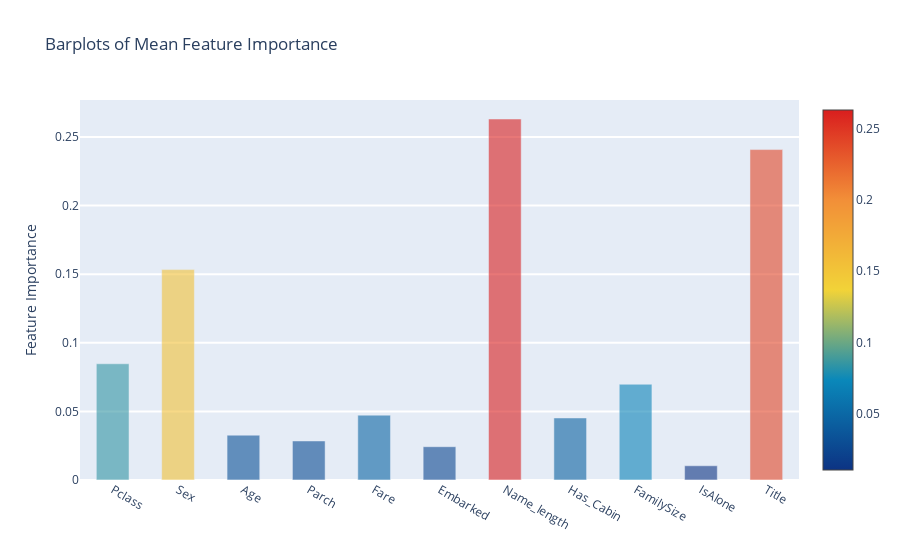

The notebook cell saved with this chart:
### Code cell
y = feature_dataframe['mean'].values
x = feature_dataframe['features'].values
data = [go.Bar(
            x= x,
             y= y,
            width = 0.5,
            marker=dict(
               color = feature_dataframe['mean'].values,
            colorscale='Portland',
            showscale=True,
            reversescale = False
            ),
            opacity=0.6
        )]

layout= go.Layout(
    autosize= True,
    title= 'Barplots of Mean Feature Importance',
    hovermode= 'closest',
#     xaxis= dict(
#         title= 'Pop',
#         ticklen= 5,
#         zeroline= False,
#         gridwidth= 2,
#     ),
    yaxis=dict(
        title= 'Feature Importance',
        ticklen= 5,
        gridwidth= 2
    ),
    showlegend= False
)
fig = go.Figure(data=data, layout=layout)
py.iplot(fig, filename='bar-direct-labels')

### Figure 1 — Plotly figure (JSON) as saved in the notebook; plotly's stock layout.template omitted (floating-point values rounded to 4 significant figures)
{"data": [{"marker": {"color": [0.08471, 0.1533, 0.03267, 0.02845, 0.04726, 0.02427, 0.2631, 0.04522, 0.06977, 0.01038, 0.2408], "colorscale": [[0, "rgb(12,51,131)"], [0.25, "rgb(10,136,186)"], [0.5, "rgb(242,211,56)"], [0.75, "rgb(242,143,56)"], [1, "rgb(217,30,30)"]], "reversescale": false, "showscale": true}, "opacity": 0.6, "type": "bar", "width": 0.5, "x": ["Pclass", "Sex", "Age", "Parch", "Fare", "Embarked", "Name_length", "Has_Cabin", "FamilySize", "IsAlone", "Title"], "y": [0.08471, 0.1533, 0.03267, 0.02845, 0.04726, 0.02427, 0.2631, 0.04522, 0.06977, 0.01038, 0.2408]}], "layout": {"autosize": true, "hovermode": "closest", "showlegend": false, "title": {"text": "Barplots of Mean Feature Importance"}, "yaxis": {"gridwidth": 2, "ticklen": 5, "title": {"text": "Feature Importance"}}}}
